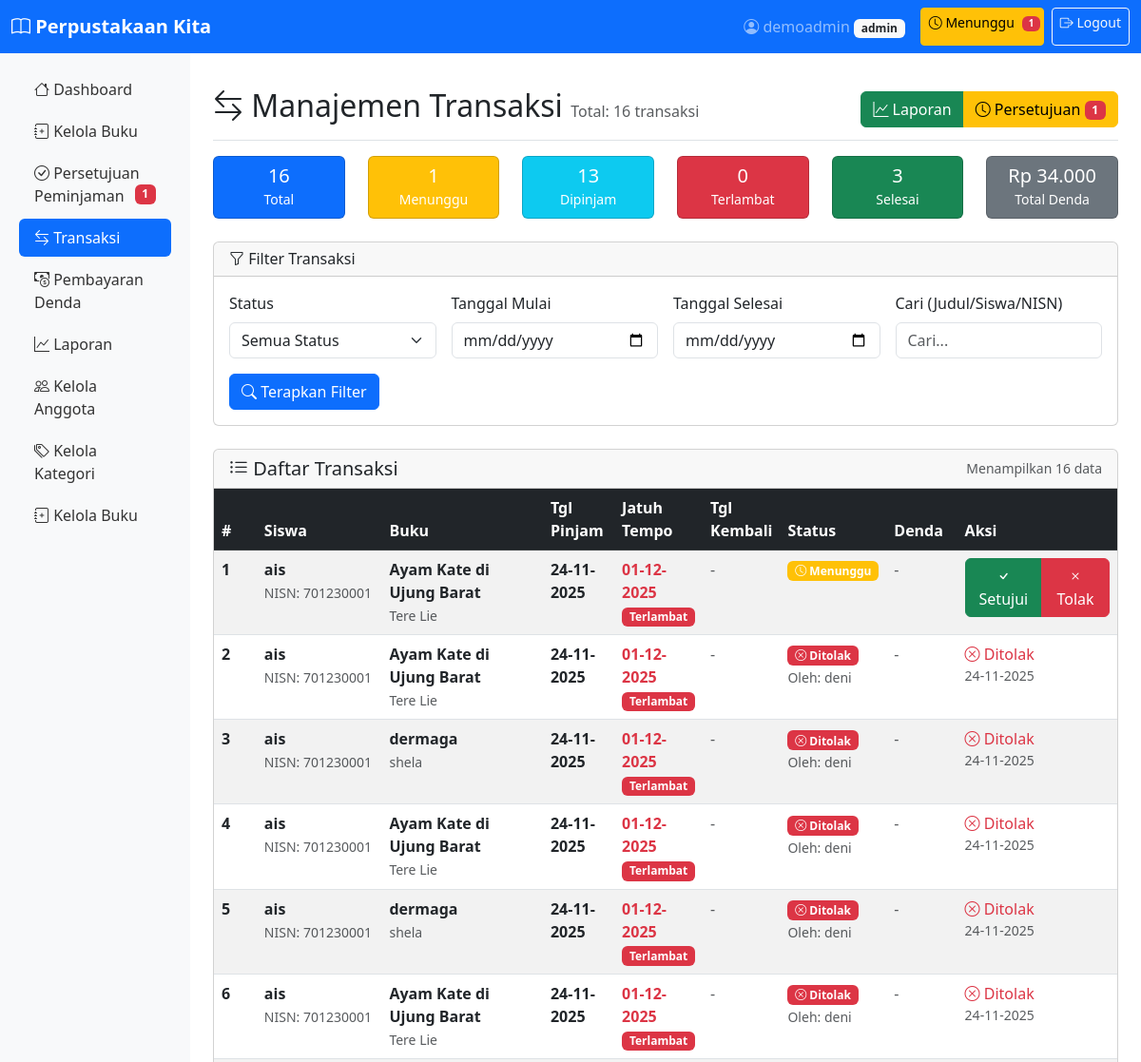
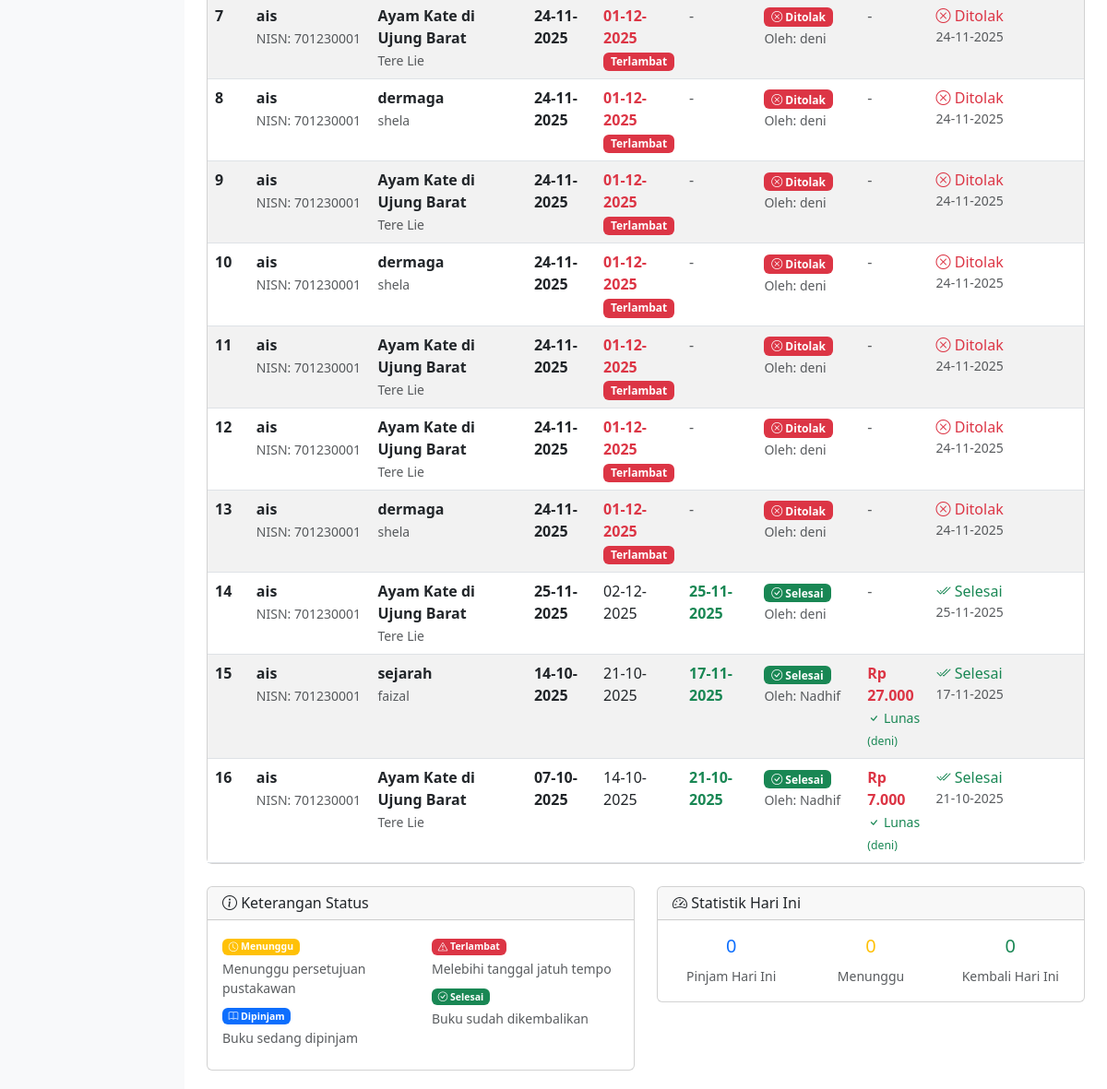
The app's page /transaksi.php (signed in) with its own data (2 pictures, top to bottom).
### tables this page shows
CREATE TABLE IF NOT EXISTS `peminjaman` (
  `id` int NOT NULL AUTO_INCREMENT,
  `user_id` int NOT NULL,
  `buku_id` int NOT NULL,
  `tanggal_pinjam` date NOT NULL,
  `tanggal_jatuh_tempo` date NOT NULL,
  `tanggal_kembali` date DEFAULT NULL,
  `status` enum('dipinjam','dikembalikan','terlambat') DEFAULT 'dipinjam',
  `status_peminjaman` enum('menunggu','disetujui','ditolak') DEFAULT 'menunggu',
  `denda` decimal(10,2) DEFAULT '0.00',
  `approved_by` int DEFAULT NULL,
  `created_at` timestamp NULL DEFAULT CURRENT_TIMESTAMP,
  `updated_at` timestamp NULL DEFAULT CURRENT_TIMESTAMP ON UPDATE CURRENT_TIMESTAMP,
  `status_bayar_denda` enum('belum_bayar','lunas') DEFAULT 'belum_bayar',
  `jumlah_bayar_denda` decimal(10,2) DEFAULT NULL,
  `tanggal_bayar_denda` date DEFAULT NULL,
  `verified_by_denda` int DEFAULT NULL,
  PRIMARY KEY (`id`),
  KEY `user_id` (`user_id`),
  KEY `buku_id` (`buku_id`),
  KEY `approved_by` (`approved_by`),
  KEY `verified_by_denda` (`verified_by_denda`),
  CONSTRAINT `peminjaman_ibfk_1` FOREIGN KEY (`user_id`) REFERENCES `users` (`id`) ON DELETE CASCADE,
  CONSTRAINT `peminjaman_ibfk_2` FOREIGN KEY (`buku_id`) REFERENCES `buku` (`id`) ON DELETE CASCADE,
  CONSTRAINT `peminjaman_ibfk_3` FOREIGN KEY (`approved_by`) REFERENCES `users` (`id`) ON DELETE SET NULL,
  CONSTRAINT `peminjaman_ibfk_4` FOREIGN KEY (`verified_by_denda`) REFERENCES `users` (`id`)
);

CREATE TABLE IF NOT EXISTS `users` (
  `id` int NOT NULL AUTO_INCREMENT,
  `nisn` varchar(20) NOT NULL,
  `nama` varchar(100) NOT NULL,
  `email` varchar(100) NOT NULL,
  `password` varchar(255) NOT NULL,
  `role` enum('siswa','pustakawan','admin') DEFAULT 'siswa',
  `status` enum('aktif','nonaktif') DEFAULT 'aktif',
  `created_at` timestamp NULL DEFAULT CURRENT_TIMESTAMP,
  `updated_at` timestamp NULL DEFAULT CURRENT_TIMESTAMP ON UPDATE CURRENT_TIMESTAMP,
  PRIMARY KEY (`id`),
  UNIQUE KEY `nisn` (`nisn`),
  UNIQUE KEY `email` (`email`)
);

CREATE TABLE IF NOT EXISTS `buku` (
  `id` int NOT NULL AUTO_INCREMENT,
  `judul` varchar(255) NOT NULL,
  `penulis` varchar(100) NOT NULL,
  `tahun_terbit` year DEFAULT NULL,
  `kategori_id` int DEFAULT NULL,
  `isbn` varchar(20) DEFAULT NULL,
  `stok` int DEFAULT '0',
  `deskripsi` text,
  `created_at` timestamp NULL DEFAULT CURRENT_TIMESTAMP,
  `updated_at` timestamp NULL DEFAULT CURRENT_TIMESTAMP ON UPDATE CURRENT_TIMESTAMP,
  PRIMARY KEY (`id`),
  KEY `kategori_id` (`kategori_id`),
  CONSTRAINT `buku_ibfk_1` FOREIGN KEY (`kategori_id`) REFERENCES `kategori` (`id`) ON DELETE SET NULL
);

### transaksi.php (the view, shortened to what the rows shown need)
<?php
require_once 'functions.php';
$conn = getKoneksi();
$status = isset($_GET['status']) ? sanitize($_GET['status']) : '';
$search = isset($_GET['search']) ? sanitize($_GET['search']) : '';
$where = "WHERE 1=1";
$sql = "SELECT p.*, b.judul, b.penulis, u.nama as nama_siswa, u.nisn,
               (SELECT nama FROM users WHERE id = p.approved_by) as approved_by_name,
               (SELECT nama FROM users WHERE id = p.verified_by_denda) as verified_denda_by
        FROM peminjaman p
        JOIN buku b ON p.buku_id = b.id
        JOIN users u ON p.user_id = u.id
        $where
        ORDER BY
            CASE
                WHEN p.status = 'terlambat' THEN 1
                WHEN p.status_peminjaman = 'menunggu' THEN 2
                WHEN p.status = 'dipinjam' THEN 3
                WHEN p.status = 'dikembalikan' THEN 4
                ELSE 5
            END,
            p.tanggal_pinjam DESC";
$result = mysqli_query($conn, $sql);
$transaksi = [];
if ($result) {
    $transaksi = mysqli_fetch_all($result, MYSQLI_ASSOC);
}
include 'header.php';
?>
<div class="d-flex justify-content-between flex-wrap flex-md-nowrap align-items-center pt-3 pb-2 mb-3 border-bottom">
    <h1 class="h2">
        <i class="bi bi-arrow-left-right"></i> Manajemen Transaksi
        <small class="text-muted fs-6">Total: <?php echo count($transaksi); ?> transaksi</small>
    </h1>
</div>
<div class="card">
    <div class="card-body p-0">
        <div class="table-responsive">
            <table class="table table-striped table-hover mb-0">
                <thead class="table-dark">
                    <tr>
                        <th width="5%">#</th>
                        <th width="15%">Siswa</th>
                        <th width="20%">Buku</th>
                        <th width="8%">Tgl Pinjam</th>
                        <th width="8%">Jatuh Tempo</th>
                        <th width="8%">Tgl Kembali</th>
                        <th width="10%">Status</th>
                        <th width="8%">Denda</th>
                        <th width="18%">Aksi</th>
                    </tr>
                </thead>
                <tbody>
                    <?php if (empty($transaksi)): ?>
                    <tr>
                        <td colspan="9" class="text-center py-5">
                            <div class="text-muted">
                                <i class="bi bi-inbox" style="font-size: 3rem;"></i>
                                <p class="mt-3">Tidak ada data transaksi</p>
                                <?php if (!empty($status) || !empty($search)): ?>
                                <a href="transaksi.php" class="btn btn-primary mt-2">
                                    <i class="bi bi-arrow-clockwise"></i> Tampilkan Semua
                                </a>
                                <?php endif; ?>
                            </div>
                        </td>
                    </tr>
                    <?php else: ?>
                        <?php foreach ($transaksi as $index => $t): ?>
                        <tr>
                            <td class="fw-bold"><?php echo $index + 1; ?></td>
                            <td>
                                <div>
                                    <strong class="d-block"><?php echo htmlspecialchars($t['nama_siswa']); ?></strong>
                                    <small class="text-muted">NISN: <?php echo htmlspecialchars($t['nisn']); ?></small>
                                </div>
                            </td>
                            <td>
                                <div>
                                    <strong class="d-block"><?php echo htmlspecialchars($t['judul']); ?></strong>
                                    <small class="text-muted"><?php echo htmlspecialchars($t['penulis']); ?></small>
                                </div>
                            </td>
                            <td>
                                <span class="fw-semibold"><?php echo formatDate($t['tanggal_pinjam']); ?></span>
                            </td>
                            <td>
                                <?php
                                $is_terlambat = checkTerlambat($t['tanggal_jatuh_tempo']) && $t['status'] !== 'dikembalikan';
                                $class_terlambat = $is_terlambat ? 'text-danger fw-bold' : '';
                                ?>
                                <span class="<?php echo $class_terlambat; ?>">
                                    <?php echo formatDate($t['tanggal_jatuh_tempo']); ?>
                                    <?php if ($is_terlambat): ?>
                                    <br><small class="badge bg-danger">Terlambat</small>
                                    <?php endif; ?>
                                </span>
                            </td>
                            <td>
                                <?php if ($t['tanggal_kembali']): ?>
                                <span class="text-success fw-semibold"><?php echo formatDate($t['tanggal_kembali']); ?></span>
                                <?php else: ?>
                                <span class="text-muted">-</span>
                                <?php endif; ?>
                            </td>
                            <td>
                                <?php
                                $badge_class = '';
                                $status_text = '';
                                $icon = '';
                                if ($t['status_peminjaman'] === 'menunggu') {
                                    $badge_class = 'bg-warning';
                                    $status_text = 'Menunggu';
                                    $icon = 'bi-clock';
                                } elseif ($t['status_peminjaman'] === 'ditolak') {
                                    $badge_class = 'bg-danger';
                                    $status_text = 'Ditolak';
                                    $icon = 'bi-x-circle';
                                } elseif ($t['status'] === 'dipinjam') {
                                    $badge_class = 'bg-primary';
                                    $status_text = 'Dipinjam';
                                    $icon = 'bi-book';
                                } elseif ($t['status'] === 'terlambat') {
                                    $badge_class = 'bg-danger';
                                    $status_text = 'Terlambat';
                                    $icon = 'bi-exclamation-triangle';
                                } elseif ($t['status'] === 'dikembalikan') {
                                    $badge_class = 'bg-success';
                                    $status_text = 'Selesai';
                                    $icon = 'bi-check-circle';
                                } else {
                                    $badge_class = 'bg-secondary';
                                    $status_text = $t['status'];
                                    $icon = 'bi-question-circle';
                                }
                                ?>
                                <span class="badge <?php echo $badge_class; ?>">
                                    <i class="bi <?php echo $icon; ?>"></i> <?php echo $status_text; ?>
                                </span>
                                <?php if ($t['approved_by_name']): ?>
                                <br><small class="text-muted">Oleh: <?php echo $t['approved_by_name']; ?></small>
                                <?php endif; ?>
                            </td>
                            <td>
                                <?php if ($t['denda'] > 0): ?>
                                <div>
                                    <span class="text-danger fw-bold">Rp <?php echo number_format($t['denda'], 0, ',', '.'); ?></span>
                                    <?php if ($t['status_bayar_denda'] === 'lunas'): ?>
                                    <br><small class="text-success">
                                        <i class="bi bi-check"></i> Lunas
                                        <?php if ($t['verified_denda_by']): ?>
                                        <br><small>(<?php echo $t['verified_denda_by']; ?>)</small>
                                        <?php endif; ?>
                                    </small>
                                    <?php else: ?>
                                    <br><small class="text-warning"><i class="bi bi-clock"></i> Belum</small>
                                    <?php endif; ?>
                                </div>
                                <?php else: ?>
                                <span class="text-muted">-</span>
                                <?php endif; ?>
                            </td>
                            <td>
                                <div class="btn-group-vertical btn-group-sm w-100">
                                    <?php if ($t['status_peminjaman'] === 'menunggu'): ?>
                                        <div class="btn-group w-100">
                                            <a href="approve_peminjaman.php?approve=<?php echo $t['id']; ?>"
                                               class="btn btn-success"
                                               onclick="return confirm('Setujui peminjaman buku <?php echo htmlspecialchars(addslashes($t['judul'])); ?> oleh <?php echo htmlspecialchars(addslashes($t['nama_siswa'])); ?>?')">
                                                <i class="bi bi-check"></i> Setujui
                                            </a>
                                            <a href="approve_peminjaman.php?reject=<?php echo $t['id']; ?>"
                                               class="btn btn-danger"
                                               onclick="return confirm('Tolak peminjaman buku <?php echo htmlspecialchars(addslashes($t['judul'])); ?> oleh <?php echo htmlspecialchars(addslashes($t['nama_siswa'])); ?>?')">
                                                <i class="bi bi-x"></i> Tolak
                                            </a>
                                        </div>
                                    <?php elseif ($t['status'] === 'dikembalikan'): ?>
                                        <span class="text-success text-center d-block">
                                            <i class="bi bi-check2-all"></i> Selesai
                                        </span>
                                        <small class="text-muted text-center d-block">
                                            <?php echo formatDate($t['tanggal_kembali']); ?>
                                        </small>
                                    <?php elseif ($t['status_peminjaman'] === 'ditolak'): ?>
                                        <span class="text-danger text-center d-block">
                                            <i class="bi bi-x-circle"></i> Ditolak
                                        </span>
                                        <small class="text-muted text-center d-block">
                                            <?php echo formatDate($t['updated_at']); ?>
                                        </small>
                                    <?php else: ?>
                                        <span class="text-muted text-center d-block">-</span>
                                    <?php endif; ?>
                                </div>
                            </td>
                        </tr>
                        <?php endforeach; ?>
                    <?php endif; ?>
                </tbody>
            </table>
        </div>
    </div>
</div>
<?php
include 'footer.php';
?>

### records on screen
peminjaman: user.nama "ais", user.nisn "701230001", buku.judul "Ayam Kate di Ujung Barat", buku.penulis "Tere Lie", tanggal_pinjam "24-11-2025", tanggal_jatuh_tempo "01-12-2025", status "Terlambat", status_peminjaman "Menunggu"
peminjaman: user.nama "ais", user.nisn "701230001", buku.judul "Ayam Kate di Ujung Barat", buku.penulis "Tere Lie", tanggal_pinjam "24-11-2025", tanggal_jatuh_tempo "01-12-2025", status "Terlambat", status_peminjaman "Ditolak", approved_by_name "deni", updated_at "24-11-2025"
peminjaman: user.nama "ais", user.nisn "701230001", buku.judul "dermaga", buku.penulis "shela", tanggal_pinjam "24-11-2025", tanggal_jatuh_tempo "01-12-2025", status "Terlambat", status_peminjaman "Ditolak", approved_by_name "deni", updated_at "24-11-2025"
peminjaman: user.nama "ais", user.nisn "701230001", buku.judul "Ayam Kate di Ujung Barat", buku.penulis "Tere Lie", tanggal_pinjam "24-11-2025", tanggal_jatuh_tempo "01-12-2025", status "Terlambat", status_peminjaman "Ditolak", approved_by_name "deni", updated_at "24-11-2025"
peminjaman: user.nama "ais", user.nisn "701230001", buku.judul "dermaga", buku.penulis "shela", tanggal_pinjam "24-11-2025", tanggal_jatuh_tempo "01-12-2025", status "Terlambat", status_peminjaman "Ditolak", approved_by_name "deni", updated_at "24-11-2025"
peminjaman: user.nama "ais", user.nisn "701230001", buku.judul "Ayam Kate di Ujung Barat", buku.penulis "Tere Lie", tanggal_pinjam "24-11-2025", tanggal_jatuh_tempo "01-12-2025", status "Terlambat", status_peminjaman "Ditolak", approved_by_name "deni", updated_at "24-11-2025"
peminjaman: user.nama "ais", user.nisn "701230001", buku.judul "Ayam Kate di Ujung Barat", buku.penulis "Tere Lie", tanggal_pinjam "24-11-2025", tanggal_jatuh_tempo "01-12-2025", status "Terlambat", status_peminjaman "Ditolak", approved_by_name "deni", updated_at "24-11-2025"
peminjaman: user.nama "ais", user.nisn "701230001", buku.judul "dermaga", buku.penulis "shela", tanggal_pinjam "24-11-2025", tanggal_jatuh_tempo "01-12-2025", status "Terlambat", status_peminjaman "Ditolak", approved_by_name "deni", updated_at "24-11-2025"
peminjaman: user.nama "ais", user.nisn "701230001", buku.judul "Ayam Kate di Ujung Barat", buku.penulis "Tere Lie", tanggal_pinjam "24-11-2025", tanggal_jatuh_tempo "01-12-2025", status "Terlambat", status_peminjaman "Ditolak", approved_by_name "deni", updated_at "24-11-2025"
peminjaman: user.nama "ais", user.nisn "701230001", buku.judul "dermaga", buku.penulis "shela", tanggal_pinjam "24-11-2025", tanggal_jatuh_tempo "01-12-2025", status "Terlambat", status_peminjaman "Ditolak", approved_by_name "deni", updated_at "24-11-2025"
peminjaman: user.nama "ais", user.nisn "701230001", buku.judul "Ayam Kate di Ujung Barat", buku.penulis "Tere Lie", tanggal_pinjam "24-11-2025", tanggal_jatuh_tempo "01-12-2025", status "Terlambat", status_peminjaman "Ditolak", approved_by_name "deni", updated_at "24-11-2025"
peminjaman: user.nama "ais", user.nisn "701230001", buku.judul "Ayam Kate di Ujung Barat", buku.penulis "Tere Lie", tanggal_pinjam "24-11-2025", tanggal_jatuh_tempo "01-12-2025", status "Terlambat", status_peminjaman "Ditolak", approved_by_name "deni", updated_at "24-11-2025"
peminjaman: user.nama "ais", user.nisn "701230001", buku.judul "dermaga", buku.penulis "shela", tanggal_pinjam "24-11-2025", tanggal_jatuh_tempo "01-12-2025", status "Terlambat", status_peminjaman "Ditolak", approved_by_name "deni", updated_at "24-11-2025"
peminjaman: user.nama "ais", user.nisn "701230001", buku.judul "Ayam Kate di Ujung Barat", buku.penulis "Tere Lie", tanggal_pinjam "25-11-2025", tanggal_jatuh_tempo "02-12-2025", tanggal_kembali "25-11-2025", status_text "Selesai", approved_by_name "deni"
peminjaman: user.nama "ais", user.nisn "701230001", buku.judul "sejarah", buku.penulis "faizal", tanggal_pinjam "14-10-2025", tanggal_jatuh_tempo "21-10-2025", tanggal_kembali "17-11-2025", status_text "Selesai", approved_by_name "Nadhif", denda "27.000", verified_denda_by "deni"
peminjaman: user.nama "ais", user.nisn "701230001", buku.judul "Ayam Kate di Ujung Barat", buku.penulis "Tere Lie", tanggal_pinjam "07-10-2025", tanggal_jatuh_tempo "14-10-2025", tanggal_kembali "21-10-2025", status_text "Selesai", approved_by_name "Nadhif", denda "7.000", verified_denda_by "deni"

### other values on screen
$_SESSION['nama'] "demoadmin"
$_SESSION['role'] "admin"
$jumlah_menunggu "1"
count($transaksi) "16"
$menunggu_count "1"
$stats['total'] "16"
$stats['menunggu'] "1"
$stats['dipinjam'] "13"
$stats['terlambat'] "0"
$stats['dikembalikan'] "3"
$stats['total_denda'] "34.000"
$today_stats['total_hari_ini'] "0"
$today_stats['menunggu_hari_ini'] "0"
$today_stats['kembali_hari_ini'] "0"
